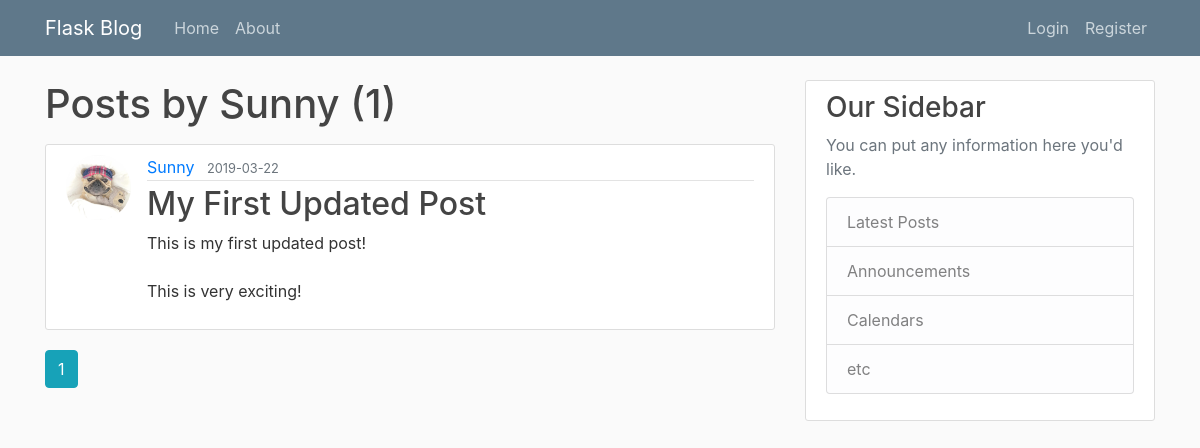
The app's page /user/Sunny, older data.
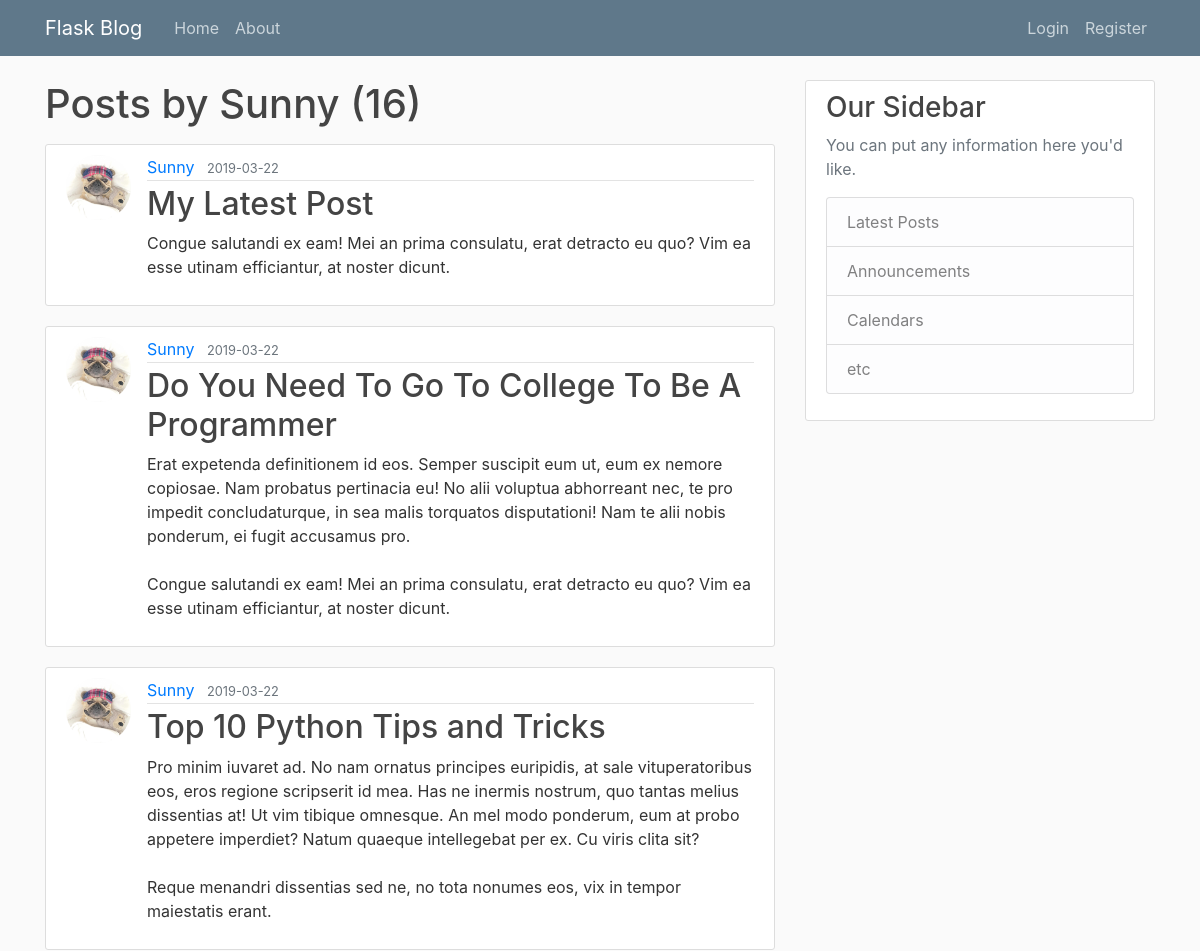
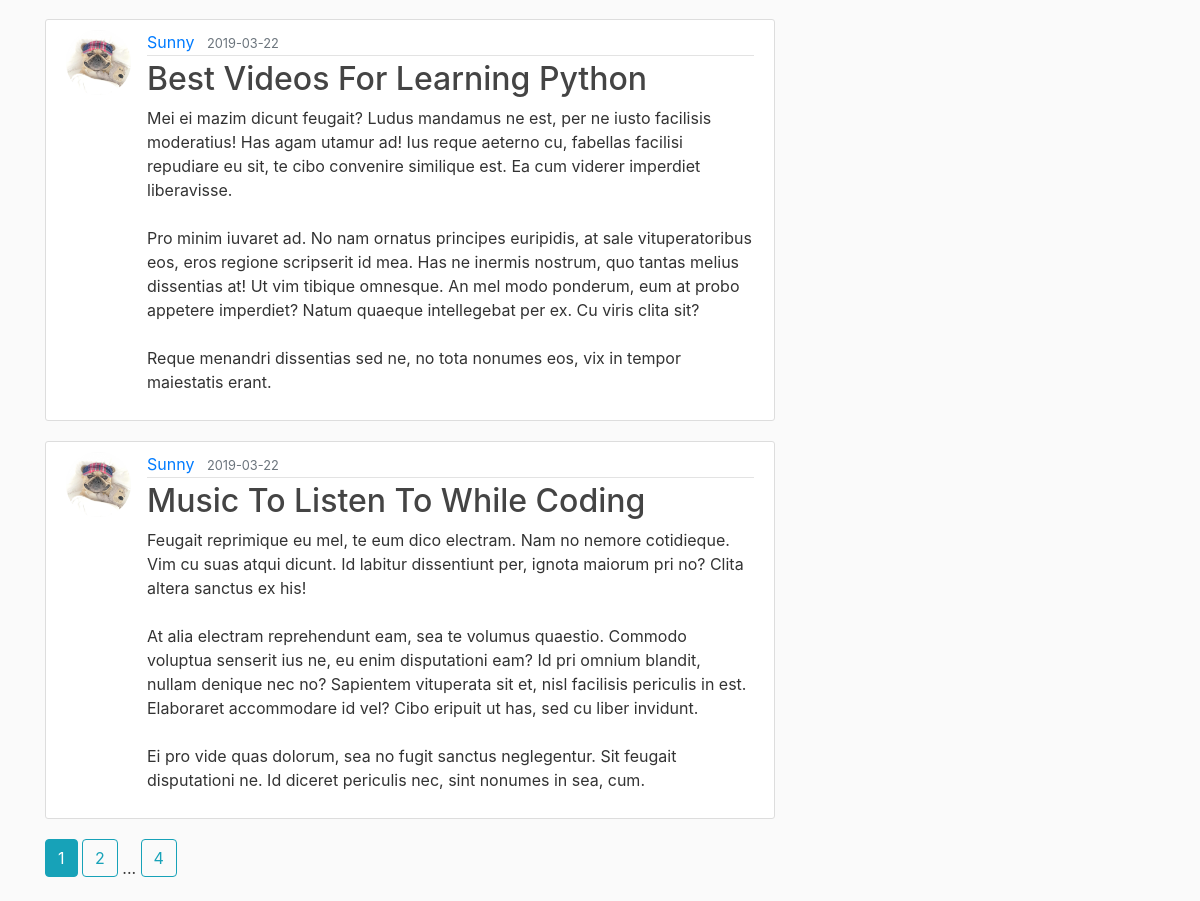
The same page, newer data (2 pictures, top to bottom).
### flaskblog/models.py (models this page shows, shortened)
class User(db.Model, UserMixin):
	id = db.Column(db.Integer, primary_key=True)
	username = db.Column(db.String(20), unique=True, nullable=False)
	email = db.Column(db.String(120), unique=True, nullable=False)
	image_file = db.Column(db.String(20), nullable=False, default='default.jpg')
	password = db.Column(db.String(60), nullable=False)
	posts = db.relationship('Post', backref='author', lazy=True)

class Post(db.Model):
	id = db.Column(db.Integer, primary_key=True)
	title = db.Column(db.String(100), nullable=False)
	date_posted = db.Column(db.DateTime, nullable=False, default=datetime.utcnow)
	content = db.Column(db.Text, nullable=False)
	user_id = db.Column(db.Integer, db.ForeignKey('user.id'), nullable=False)

### flaskblog/routes.py (the view)
@app.route("/user/<string:username>")
def user_posts(username):
	page = request.args.get('page', 1, type=int)
	user = User.query.filter_by(username=username).first_or_404()
	posts = Post.query.filter_by(author=user)\
		.order_by(Post.date_posted.desc())\
		.paginate(page=page, per_page=5)
	return render_template('user_posts.html', posts=posts, user=user)

### flaskblog/templates/user_posts.html
{% extends "layout.html" %}
{% block content %}
  <h1 class="mb-3">Posts by {{ user.username }} ({{ posts.total }})</h1>
	{% for post in posts.items %}
		<article class="media content-section">
      <img class="rounded-circle article-img" src="{{ url_for('static', filename='profile_pics/' + post.author.image_file) }}">
      <div class="media-body">
        <div class="article-metadata">
          <a class="mr-2" href="{{ url_for('user_posts', username=post.author.username) }}">{{ post.author.username }}</a>
          <small class="text-muted">{{ post.date_posted.strftime('%Y-%m-%d') }}</small>
        </div>
        <h2><a class="article-title" href="{{ url_for('post', post_id=post.id) }}">{{ post.title }}</a></h2>
        <p class="article-content">{{ post.content }}</p>
      </div>
    </article>
	{% endfor %}
  {% for page_num in posts.iter_pages(left_edge = 1, right_edge = 1, left_current = 1, right_current = 2) %}
    {% if page_num %}
      {% if posts.page == page_num %}
        <a class="btn btn-info mb-4" href="{{ url_for('user_posts', username=user.username, page=page_num) }}">{{ page_num }}</a>
      {% else %}
        <a class="btn btn-outline-info mb-4" href="{{ url_for('user_posts', username=user.username, page=page_num) }}">{{ page_num }}</a>
      {% endif %}
    {% else %}
      ...
    {% endif %}
  {% endfor %}
{% endblock content %}

### flaskblog/templates/layout.html (shortened to what this page needs)
<!DOCTYPE html>
<html>
<head>
    <link rel="stylesheet" href="https://stackpath.bootstrapcdn.com/bootstrap/4.3.1/css/bootstrap.min.css">
    <link rel="stylesheet" type="text/css" href="{{ url_for('static', filename='main.css') }}">
</head>
<body>
	<header class="site-header">
      <nav class="navbar navbar-expand-md navbar-dark bg-steel fixed-top">
        <div class="container">
          <a class="navbar-brand mr-4" href="/">Flask Blog</a>
          <div class="collapse navbar-collapse" id="navbarToggle">
            <div class="navbar-nav mr-auto">
              <a class="nav-item nav-link" href="{{ url_for('home') }}">Home</a>
              <a class="nav-item nav-link" href="{{ url_for('about') }}">About</a>
            </div>
            <div class="navbar-nav">
              {% if current_user.is_authenticated %}
                <a class="nav-item nav-link" href="{{ url_for('new_post') }}">New Post</a>
                <a class="nav-item nav-link" href="{{ url_for('account') }}">Account</a>
                <a class="nav-item nav-link" href="{{ url_for('logout') }}">Logout</a>
              {% else %}
                <a class="nav-item nav-link" href="{{ url_for('login') }}">Login</a>
                <a class="nav-item nav-link" href="{{ url_for('register') }}">Register</a>
              {% endif %}
            </div>
          </div>
        </div>
      </nav>
    </header>
	<main role="main" class="container">
      <div class="row">
        <div class="col-md-8">
          {% block content %}{% endblock %}
        </div>
        <div class="col-md-4">
          <div class="content-section">
            <h3>Our Sidebar</h3>
            <p class='text-muted'>You can put any information here you'd like.
              <ul class="list-group">
                <li class="list-group-item list-group-item-light">Latest Posts</li>
                <li class="list-group-item list-group-item-light">Announcements</li>
                <li class="list-group-item list-group-item-light">Calendars</li>
                <li class="list-group-item list-group-item-light">etc</li>
              </ul>
            </p>
          </div>
        </div>
      </div>
    </main>
</body>
</html>

### flaskblog/static/main.css (style rules this page uses)
body { background: #fafafa; color: #333333; margin-top: 5rem; }
h1, h2, h3, h4, h5, h6 { color: #444444; }
.bg-steel { background-color: #5f788a; }
.site-header .navbar-nav .nav-link { color: #cbd5db; }
.content-section { background: #ffffff; padding: 10px 20px; border: 1px solid #dddddd; border-radius: 3px; margin-bottom: 20px; }
.article-title { color: #444444; }
.article-content { white-space: pre-line; }
.article-img { height: 65px; width: 65px; margin-right: 16px; }
.article-metadata { padding-bottom: 1px; margin-bottom: 4px; border-bottom: 1px solid #e3e3e3 }

Row changes from the older to the newer data that the page shows:
no longer on this page (row unchanged): Post: image_file (picture), author.username "Sunny", date_posted "2019-03-22", title "My First Updated Post", content "This is my first updated post! This is very exciting!"
added Post: image_file (picture), author.username "Sunny", date_posted "2019-03-22", title "My Latest Post", content "Congue salutandi ex eam! Mei an prima consulatu, erat detracto eu quo? Vim ea esse utinam efficiantur, at noster dicunt."
added Post: image_file (picture), author.username "Sunny", date_posted "2019-03-22", title "Do You Need To Go To College To Be A Programmer", content "Erat expetenda definitionem id eos. Semper suscipit eum ut, eum ex nemore copiosae. Nam probatus pertinacia eu! No alii voluptua abhorreant nec, te pro impedit concludaturque, in sea malis torquatos disputationi! Nam te alii nobis ponderum, ei fugit accusamus pro. Congue salutandi ex eam! Mei an prima consulatu, erat detracto eu quo? Vim ea esse utinam efficiantur, at noster dicunt."
added Post: image_file (picture), author.username "Sunny", date_posted "2019-03-22", title "Top 10 Python Tips and Tricks", content "Pro minim iuvaret ad. No nam ornatus principes euripidis, at sale vituperatoribus eos, eros regione scripserit id mea. Has ne inermis nostrum, quo tantas melius dissentias at! Ut vim tibique omnesque. An mel modo ponderum, eum at probo appetere imperdiet? Natum quaeque intellegebat per ex. Cu viris clita sit? Reque menandri dissentias sed ne, no tota nonumes eos, vix in tempor maiestatis erant."
added Post: image_file (picture), author.username "Sunny", date_posted "2019-03-22", title "Best Videos For Learning Python", content "Mei ei mazim dicunt feugait? Ludus mandamus ne est, per ne iusto facilisis moderatius! Has agam utamur ad! Ius reque aeterno cu, fabellas facilisi repudiare eu sit, te cibo convenire similique est. Ea cum viderer imperdiet liberavisse. Pro minim iuvaret ad. No nam ornatus principes euripidis, at sale vituperatoribus eos, eros regione scripserit id mea. Has ne inermis nostrum, quo tantas melius dissentias at! Ut vim tibique omnesque. An mel modo ponderum, eum at probo appetere imperdiet? Natum quaeque intellegebat per ex. Cu viris clita sit? Reque menandri dissentias sed ne, no tota nonumes eos, vix in tempor maiestatis erant."
added Post: image_file (picture), author.username "Sunny", date_posted "2019-03-22", title "Music To Listen To While Coding", content "Feugait reprimique eu mel, te eum dico electram. Nam no nemore cotidieque. Vim cu suas atqui dicunt. Id labitur dissentiunt per, ignota maiorum pri no? Clita altera sanctus ex his! At alia electram reprehendunt eam, sea te volumus quaestio. Commodo voluptua senserit ius ne, eu enim disputationi eam? Id pri omnium blandit, nullam denique nec no? Sapientem vituperata sit et, nisl facilisis periculis in est. Elaboraret accommodare id vel? Cibo eripuit ut has, sed cu liber invidunt. Ei pro vide quas dolorum, sea no fugit sanctus neglegentur. Sit feugait disputationi ne. Id diceret periculis nec, sint nonumes in sea, cum."
Text that changed along with them:
{{ posts.total }}: "1" → "16"
new list line: "2"
new list line: "4"
